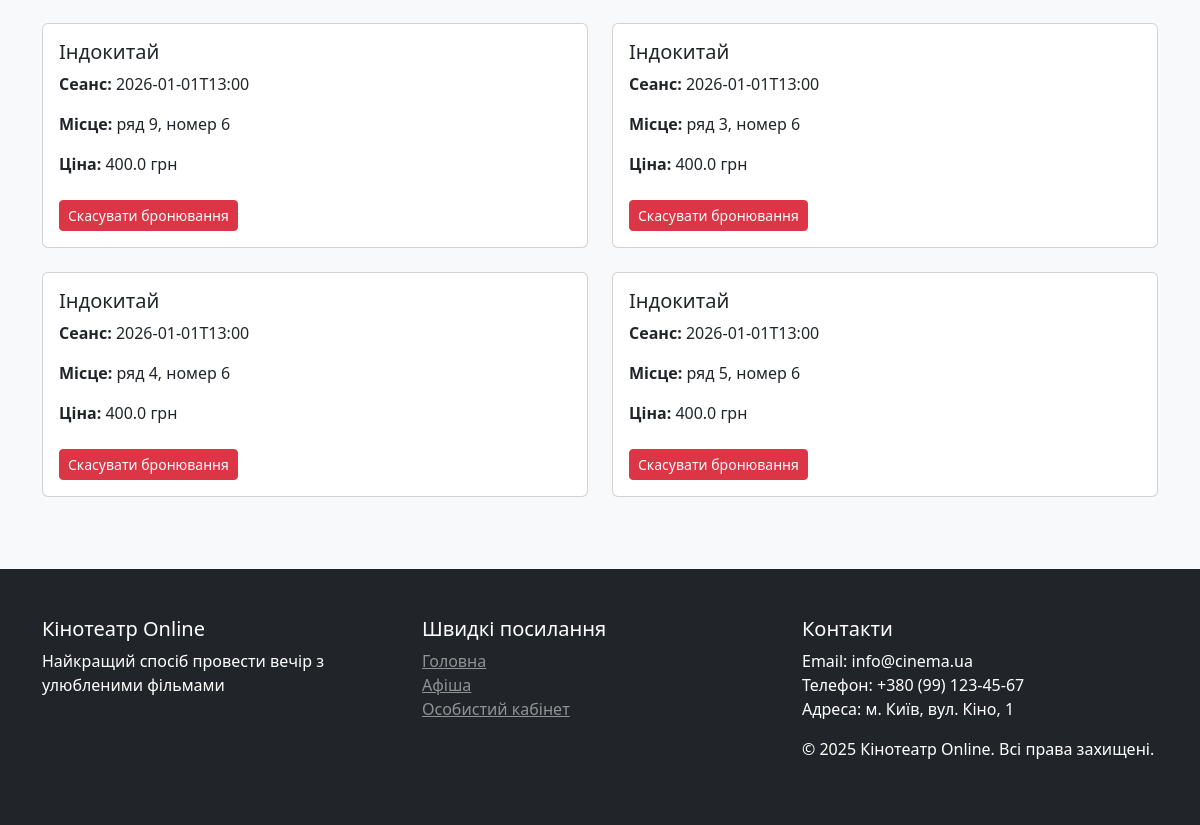
The app's page /profile (signed in, lower part), older data.
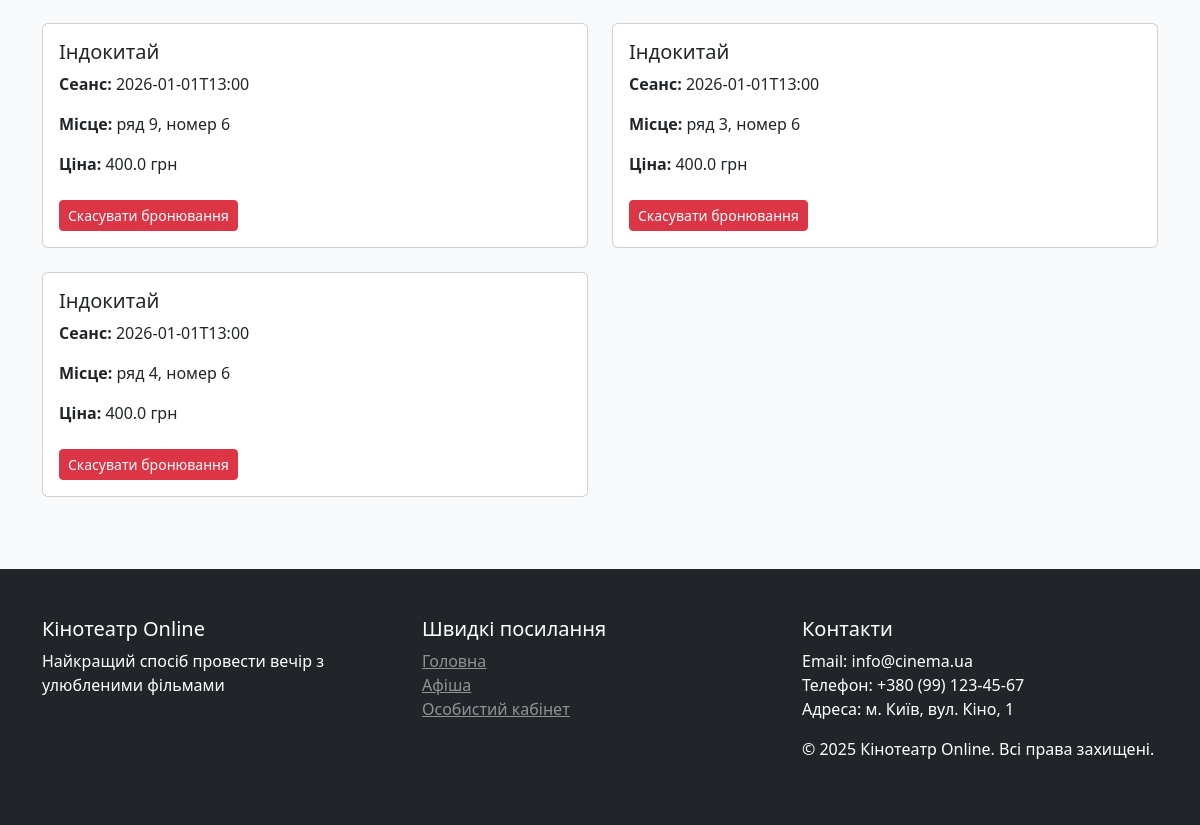
The same page, newer data.
### app.py (models this page shows)
class Booking(db.Model):
    id = db.Column(db.Integer, primary_key=True)
    user_id = db.Column(db.Integer, db.ForeignKey('user.id'))
    seat_id = db.Column(db.Integer, db.ForeignKey('seat.id'))

class Film(db.Model):
    id = db.Column(db.Integer, primary_key=True)
    title = db.Column(db.String(100))
    description = db.Column(db.Text)
    image = db.Column(db.String(100))
    trailer = db.Column(db.String(200))
    sessions = db.relationship('Session', backref='film', lazy=True)

class Session(db.Model):
    id = db.Column(db.Integer, primary_key=True)
    film_id = db.Column(db.Integer, db.ForeignKey('film.id'))
    start_time = db.Column(db.String(50))
    price = db.Column(db.Float)
    seats = db.relationship('Seat', backref='session', lazy=True)

class Seat(db.Model):
    id = db.Column(db.Integer, primary_key=True)
    session_id = db.Column(db.Integer, db.ForeignKey('session.id'))
    row = db.Column(db.Integer)
    number = db.Column(db.Integer)
    status = db.Column(db.String(20), default='free')
    booking = db.relationship('Booking', backref='seat', uselist=False, lazy=True)

### app.py (the view)
@app.route('/profile')
@login_required
def profile():
    bookings = Booking.query.options(
        joinedload(Booking.seat).joinedload(Seat.session).joinedload(Session.film)
    ).filter_by(user_id=current_user.id).all()
    return render_template('profile.html', bookings=bookings)

### app.py (called while the page is built)
@login_manager.user_loader
def load_user(user_id):
    return User.query.get(int(user_id))

### templates/profile.html (shortened to what this page needs)
{% extends "base.html" %}
{% block content %}
{% if bookings %}
<div class="row">
    {% for booking in bookings %}
    <div class="col-md-6 mb-4">
        <div class="card h-100">
            <div class="card-body">
                <h5 class="card-title">{{ booking.seat.session.film.title }}</h5>
                <p><strong>Сеанс:</strong> {{ booking.seat.session.start_time }}</p>
                <p><strong>Місце:</strong> ряд {{ booking.seat.row }}, номер {{ booking.seat.number }}</p>
                <p><strong>Ціна:</strong> {{ booking.seat.session.price }} грн</p>
                <form method="POST" action="{{ url_for('cancel_booking', booking_id=booking.id) }}">
                    <button type="submit"
                            class="btn btn-danger btn-sm mt-2"
                            onclick="return confirm('Ви впевнені, що хочете скасувати бронювання?')">
                        Скасувати бронювання
                    </button>
                </form>
            </div>
        </div>
    </div>
    {% endfor %}
</div>
{% else %}
<div class="alert alert-info">
    У вас ще немає бронювань.
    <a href="{{ url_for('index') }}">Оберіть фільм і забронюйте місця!</a>
</div>
{% endif %}
{% endblock %}

Row changes from the older to the newer data that the page shows:
no longer on this page (row edited): Booking: seat.session.film "Індокитай", seat.session.start_time "2026-01-01T13:00", seat.row "5", seat.number "6", seat.session.price "400.0"
